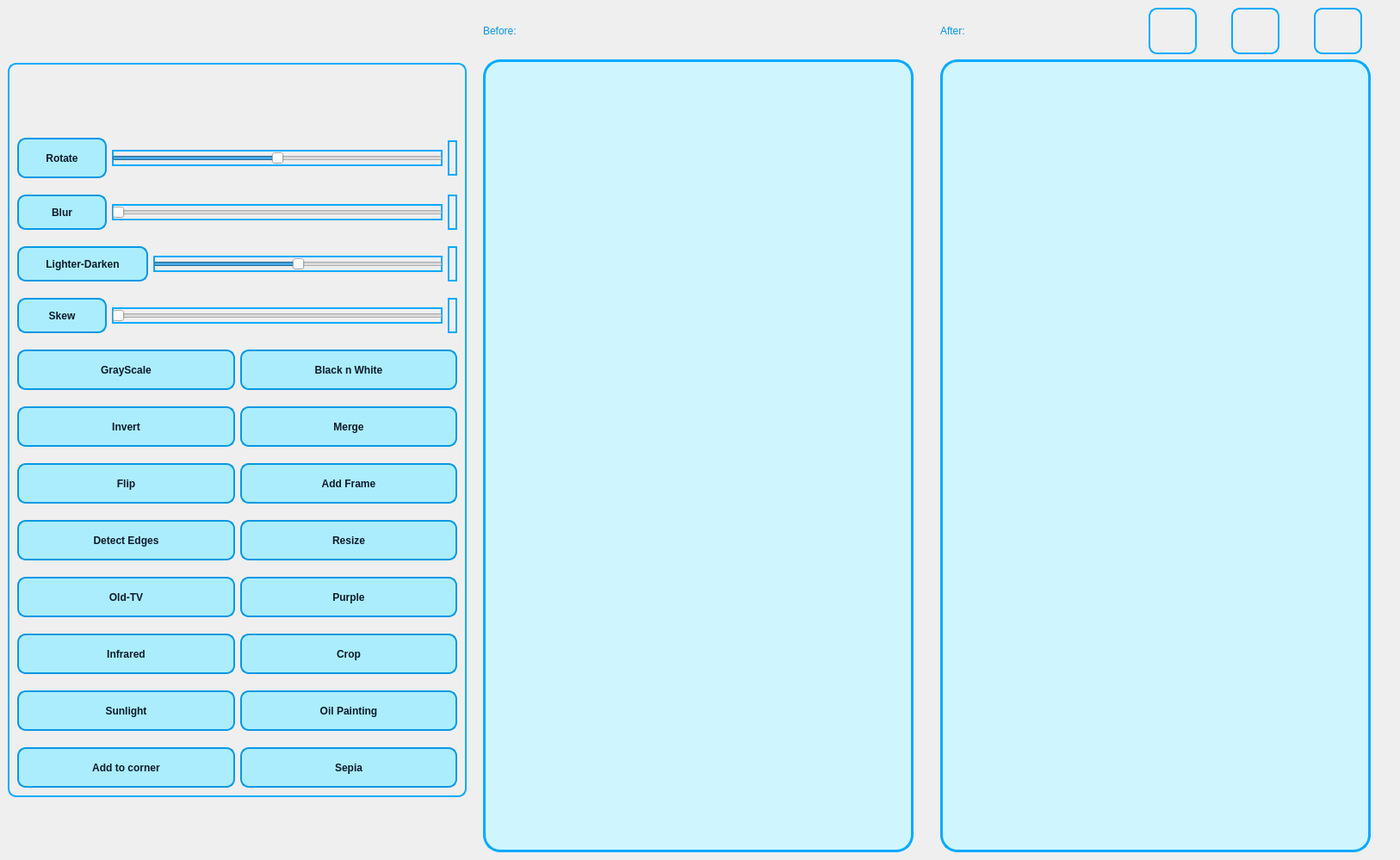
<?xml version="1.0" encoding="UTF-8"?>
<ui version="4.0">
 <class>MainWindow</class>
 <widget class="QMainWindow" name="MainWindow">
  <property name="geometry">
   <rect>
    <x>0</x>
    <y>0</y>
    <width>1626</width>
    <height>999</height>
   </rect>
  </property>
  <property name="windowTitle">
   <string>MainWindow</string>
  </property>
  <property name="styleSheet">
   <string notr="true"/>
  </property>
  <widget class="QWidget" name="centralwidget">
   <property name="styleSheet">
    <string notr="true"/>
   </property>
   <layout class="QGridLayout" name="gridLayout">
    <item row="0" column="17">
     <widget class="QPushButton" name="savebtn">
      <property name="minimumSize">
       <size>
        <width>56</width>
        <height>29</height>
       </size>
      </property>
      <property name="maximumSize">
       <size>
        <width>80</width>
        <height>55</height>
       </size>
      </property>
      <property name="cursor">
       <cursorShape>PointingHandCursor</cursorShape>
      </property>
      <property name="styleSheet">
       <string notr="true">color: rgb(6, 170, 255);
background-color: rgba(235, 101, 44 , 0);
border-radius: 10px;
border: solid;
border-width: 2px;
border-color: rgb(6, 170, 255);</string>
      </property>
      <property name="text">
       <string/>
      </property>
      <property name="iconSize">
       <size>
        <width>86</width>
        <height>28</height>
       </size>
      </property>
     </widget>
    </item>
    <item row="0" column="5">
     <widget class="QLabel" name="label_2">
      <property name="maximumSize">
       <size>
        <width>304</width>
        <height>23</height>
       </size>
      </property>
      <property name="styleSheet">
       <string notr="true">color: rgb(5, 149, 223);
font: 19pt &quot;Segoe Script&quot;;
</string>
      </property>
      <property name="text">
       <string>After:</string>
      </property>
     </widget>
    </item>
    <item row="1" column="1">
     <spacer name="horizontalSpacer_7">
      <property name="orientation">
       <enum>Qt::Horizontal</enum>
      </property>
      <property name="sizeType">
       <enum>QSizePolicy::Fixed</enum>
      </property>
      <property name="sizeHint" stdset="0">
       <size>
        <width>13</width>
        <height>20</height>
       </size>
      </property>
     </spacer>
    </item>
    <item row="0" column="11">
     <spacer name="horizontalSpacer_4">
      <property name="orientation">
       <enum>Qt::Horizontal</enum>
      </property>
      <property name="sizeType">
       <enum>QSizePolicy::Fixed</enum>
      </property>
      <property name="sizeHint" stdset="0">
       <size>
        <width>0</width>
        <height>20</height>
       </size>
      </property>
     </spacer>
    </item>
    <item row="0" column="6">
     <spacer name="horizontalSpacer_2">
      <property name="orientation">
       <enum>Qt::Horizontal</enum>
      </property>
      <property name="sizeType">
       <enum>QSizePolicy::Fixed</enum>
      </property>
      <property name="sizeHint" stdset="0">
       <size>
        <width>142</width>
        <height>20</height>
       </size>
      </property>
     </spacer>
    </item>
    <item row="0" column="14">
     <spacer name="horizontalSpacer_3">
      <property name="orientation">
       <enum>Qt::Horizontal</enum>
      </property>
      <property name="sizeType">
       <enum>QSizePolicy::Fixed</enum>
      </property>
      <property name="sizeHint" stdset="0">
       <size>
        <width>28</width>
        <height>20</height>
       </size>
      </property>
     </spacer>
    </item>
    <item row="1" column="19">
     <spacer name="horizontalSpacer_5">
      <property name="orientation">
       <enum>Qt::Horizontal</enum>
      </property>
      <property name="sizeType">
       <enum>QSizePolicy::Fixed</enum>
      </property>
      <property name="sizeHint" stdset="0">
       <size>
        <width>25</width>
        <height>20</height>
       </size>
      </property>
     </spacer>
    </item>
    <item row="0" column="15">
     <widget class="QPushButton" name="loadimgbtn">
      <property name="minimumSize">
       <size>
        <width>56</width>
        <height>32</height>
       </size>
      </property>
      <property name="maximumSize">
       <size>
        <width>80</width>
        <height>55</height>
       </size>
      </property>
      <property name="cursor">
       <cursorShape>PointingHandCursor</cursorShape>
      </property>
      <property name="styleSheet">
       <string notr="true">color: rgb(6, 170, 255);
background-color: rgba(235, 101, 44 , 0);
border-radius: 10px;
border: solid;
border-width: 2px;
border-color: rgb(6, 170, 255);</string>
      </property>
      <property name="text">
       <string/>
      </property>
      <property name="iconSize">
       <size>
        <width>86</width>
        <height>28</height>
       </size>
      </property>
     </widget>
    </item>
    <item row="0" column="13">
     <widget class="QPushButton" name="resetbtn">
      <property name="minimumSize">
       <size>
        <width>56</width>
        <height>27</height>
       </size>
      </property>
      <property name="maximumSize">
       <size>
        <width>80</width>
        <height>55</height>
       </size>
      </property>
      <property name="cursor">
       <cursorShape>PointingHandCursor</cursorShape>
      </property>
      <property name="styleSheet">
       <string notr="true">color: rgb(6, 170, 255);
background-color: rgba(235, 101, 44 , 0);
border-radius: 10px;
border: solid;
border-width: 2px;
border-color: rgb(6, 170, 255);</string>
      </property>
      <property name="text">
       <string/>
      </property>
      <property name="iconSize">
       <size>
        <width>35</width>
        <height>28</height>
       </size>
      </property>
     </widget>
    </item>
    <item row="0" column="0" rowspan="2">
     <widget class="QGroupBox" name="groupBox">
      <property name="minimumSize">
       <size>
        <width>290</width>
        <height>827</height>
       </size>
      </property>
      <property name="maximumSize">
       <size>
        <width>312</width>
        <height>16777215</height>
       </size>
      </property>
      <property name="styleSheet">
       <string notr="true">color: white;

border-radius: 10px;
border: solid;
border-width: 2px;
border-color: rgb(6, 170, 255);
font: 12pt &quot;Segoe Script&quot;;
font: bold;</string>
      </property>
      <layout class="QVBoxLayout" name="verticalLayout_3">
       <property name="sizeConstraint">
        <enum>QLayout::SetMaximumSize</enum>
       </property>
       <item alignment="Qt::AlignLeft">
        <widget class="QLabel" name="label_8">
         <property name="minimumSize">
          <size>
           <width>207</width>
           <height>41</height>
          </size>
         </property>
         <property name="maximumSize">
          <size>
           <width>207</width>
           <height>41</height>
          </size>
         </property>
         <property name="cursor">
          <cursorShape>ArrowCursor</cursorShape>
         </property>
         <property name="styleSheet">
          <string notr="true">border-style: none;</string>
         </property>
         <property name="text">
          <string/>
         </property>
         <property name="pixmap">
          <pixmap resource="pics.qrc">:/TweakStoreFiles/icons/TweakStore.png</pixmap>
         </property>
         <property name="scaledContents">
          <bool>true</bool>
         </property>
        </widget>
       </item>
       <item>
        <spacer name="verticalSpacer_12">
         <property name="orientation">
          <enum>Qt::Vertical</enum>
         </property>
         <property name="sizeType">
          <enum>QSizePolicy::Fixed</enum>
         </property>
         <property name="sizeHint" stdset="0">
          <size>
           <width>20</width>
           <height>29</height>
          </size>
         </property>
        </spacer>
       </item>
       <item>
        <layout class="QHBoxLayout" name="horizontalLayout_4">
         <item>
          <widget class="QPushButton" name="Rotatebtn">
           <property name="minimumSize">
            <size>
             <width>104</width>
             <height>47</height>
            </size>
           </property>
           <property name="cursor">
            <cursorShape>PointingHandCursor</cursorShape>
           </property>
           <property name="styleSheet">
            <string notr="true">QPushButton {
    color: rgb(13, 27, 42);
    background-color: rgb(171, 237, 253);
    border-radius: 10px;
    border: 2px solid rgb(7, 152, 228);
	transition-duration: background color 1s ;
}

QPushButton:hover{
	color: rgb(6, 170, 255);
	background-color: rgba(235, 101, 44 , 0);
	border-radius: 10px;
	border: solid;
	border-width: 2px;
	border-color: rgb(6, 170, 255);
}</string>
           </property>
           <property name="text">
            <string>Rotate</string>
           </property>
           <property name="iconSize">
            <size>
             <width>25</width>
             <height>32</height>
            </size>
           </property>
          </widget>
         </item>
         <item>
          <widget class="QSlider" name="horizontalSlider">
           <property name="cursor">
            <cursorShape>SizeHorCursor</cursorShape>
           </property>
           <property name="minimum">
            <number>-360</number>
           </property>
           <property name="maximum">
            <number>360</number>
           </property>
           <property name="orientation">
            <enum>Qt::Horizontal</enum>
           </property>
          </widget>
         </item>
         <item>
          <widget class="QLabel" name="label_4">
           <property name="maximumSize">
            <size>
             <width>64</width>
             <height>41</height>
            </size>
           </property>
           <property name="text">
            <string/>
           </property>
          </widget>
         </item>
        </layout>
       </item>
       <item>
        <spacer name="verticalSpacer_7">
         <property name="orientation">
          <enum>Qt::Vertical</enum>
         </property>
         <property name="sizeType">
          <enum>QSizePolicy::Fixed</enum>
         </property>
         <property name="sizeHint" stdset="0">
          <size>
           <width>20</width>
           <height>13</height>
          </size>
         </property>
        </spacer>
       </item>
       <item>
        <layout class="QHBoxLayout" name="horizontalLayout_6">
         <item>
          <widget class="QPushButton" name="blur">
           <property name="minimumSize">
            <size>
             <width>104</width>
             <height>41</height>
            </size>
           </property>
           <property name="cursor">
            <cursorShape>PointingHandCursor</cursorShape>
           </property>
           <property name="styleSheet">
            <string notr="true">QPushButton {
    color: rgb(13, 27, 42);
    background-color: rgb(171, 237, 253);
    border-radius: 10px;
    border: 2px solid rgb(7, 152, 228);
}

QPushButton:hover{
	color: rgb(6, 170, 255);
	background-color: rgba(235, 101, 44 , 0);
	border-radius: 10px;
	border: solid;
	border-width: 2px;
	border-color: rgb(6, 170, 255);
}</string>
           </property>
           <property name="text">
            <string>Blur</string>
           </property>
           <property name="iconSize">
            <size>
             <width>25</width>
             <height>32</height>
            </size>
           </property>
          </widget>
         </item>
         <item>
          <widget class="QSlider" name="horizontalSlider_3">
           <property name="cursor">
            <cursorShape>SizeHorCursor</cursorShape>
           </property>
           <property name="maximum">
            <number>10</number>
           </property>
           <property name="orientation">
            <enum>Qt::Horizontal</enum>
           </property>
          </widget>
         </item>
         <item>
          <widget class="QLabel" name="label_5">
           <property name="maximumSize">
            <size>
             <width>64</width>
             <height>41</height>
            </size>
           </property>
           <property name="text">
            <string/>
           </property>
          </widget>
         </item>
        </layout>
       </item>
       <item>
        <spacer name="verticalSpacer_5">
         <property name="orientation">
          <enum>Qt::Vertical</enum>
         </property>
         <property name="sizeType">
          <enum>QSizePolicy::Fixed</enum>
         </property>
         <property name="sizeHint" stdset="0">
          <size>
           <width>20</width>
           <height>13</height>
          </size>
         </property>
        </spacer>
       </item>
       <item>
        <layout class="QHBoxLayout" name="horizontalLayout_5">
         <item>
          <widget class="QPushButton" name="lightendarken">
           <property name="minimumSize">
            <size>
             <width>152</width>
             <height>41</height>
            </size>
           </property>
           <property name="cursor">
            <cursorShape>PointingHandCursor</cursorShape>
           </property>
           <property name="styleSheet">
            <string notr="true">QPushButton {
    color: rgb(13, 27, 42);
    background-color: rgb(171, 237, 253);
    border-radius: 10px;
    border: 2px solid rgb(7, 152, 228);
}

QPushButton:hover{
	color: rgb(6, 170, 255);
	background-color: rgba(235, 101, 44 , 0);
	border-radius: 10px;
	border: solid;
	border-width: 2px;
	border-color: rgb(6, 170, 255);
}</string>
           </property>
           <property name="text">
            <string>Lighter-Darken</string>
           </property>
          </widget>
         </item>
         <item>
          <widget class="QSlider" name="horizontalSlider_2">
           <property name="cursor">
            <cursorShape>SizeHorCursor</cursorShape>
           </property>
           <property name="minimum">
            <number>-100</number>
           </property>
           <property name="maximum">
            <number>100</number>
           </property>
           <property name="orientation">
            <enum>Qt::Horizontal</enum>
           </property>
          </widget>
         </item>
         <item>
          <widget class="QLabel" name="label_6">
           <property name="maximumSize">
            <size>
             <width>64</width>
             <height>41</height>
            </size>
           </property>
           <property name="cursor">
            <cursorShape>ArrowCursor</cursorShape>
           </property>
           <property name="text">
            <string/>
           </property>
          </widget>
         </item>
        </layout>
       </item>
       <item>
        <spacer name="verticalSpacer_11">
         <property name="orientation">
          <enum>Qt::Vertical</enum>
         </property>
         <property name="sizeType">
          <enum>QSizePolicy::Fixed</enum>
         </property>
         <property name="sizeHint" stdset="0">
          <size>
           <width>20</width>
           <height>13</height>
          </size>
         </property>
        </spacer>
       </item>
       <item>
        <layout class="QHBoxLayout" name="horizontalLayout_7">
         <item>
          <widget class="QPushButton" name="skew">
           <property name="minimumSize">
            <size>
             <width>104</width>
             <height>41</height>
            </size>
           </property>
           <property name="cursor">
            <cursorShape>PointingHandCursor</cursorShape>
           </property>
           <property name="styleSheet">
            <string notr="true">QPushButton {
    color: rgb(13, 27, 42);
    background-color: rgb(171, 237, 253);
    border-radius: 10px;
    border: 2px solid rgb(7, 152, 228);
}

QPushButton:hover{
	color: rgb(6, 170, 255);
	background-color: rgba(235, 101, 44 , 0);
	border-radius: 10px;
	border: solid;
	border-width: 2px;
	border-color: rgb(6, 170, 255);
}</string>
           </property>
           <property name="text">
            <string>Skew</string>
           </property>
          </widget>
         </item>
         <item>
          <widget class="QSlider" name="horizontalSlider_4">
           <property name="cursor">
            <cursorShape>SizeHorCursor</cursorShape>
           </property>
           <property name="minimum">
            <number>0</number>
           </property>
           <property name="maximum">
            <number>90</number>
           </property>
           <property name="orientation">
            <enum>Qt::Horizontal</enum>
           </property>
          </widget>
         </item>
         <item>
          <widget class="QLabel" name="label_7">
           <property name="maximumSize">
            <size>
             <width>64</width>
             <height>41</height>
            </size>
           </property>
           <property name="text">
            <string/>
           </property>
          </widget>
         </item>
        </layout>
       </item>
       <item>
        <spacer name="verticalSpacer_6">
         <property name="orientation">
          <enum>Qt::Vertical</enum>
         </property>
         <property name="sizeType">
          <enum>QSizePolicy::Fixed</enum>
         </property>
         <property name="sizeHint" stdset="0">
          <size>
           <width>20</width>
           <height>13</height>
          </size>
         </property>
        </spacer>
       </item>
       <item>
        <layout class="QHBoxLayout" name="horizontalLayout_10">
         <item>
          <widget class="QPushButton" name="grayscale">
           <property name="minimumSize">
            <size>
             <width>37</width>
             <height>47</height>
            </size>
           </property>
           <property name="cursor">
            <cursorShape>PointingHandCursor</cursorShape>
           </property>
           <property name="styleSheet">
            <string notr="true">QPushButton {
    color: rgb(13, 27, 42);
    background-color: rgb(171, 237, 253);
    border-radius: 10px;
    border: 2px solid rgb(7, 152, 228);
}

QPushButton:hover{
	color: rgb(6, 170, 255);
	background-color: rgba(235, 101, 44 , 0);
	border-radius: 10px;
	border: solid;
	border-width: 2px;
	border-color: rgb(6, 170, 255);
}</string>
           </property>
           <property name="text">
            <string>GrayScale</string>
           </property>
          </widget>
         </item>
         <item>
          <widget class="QPushButton" name="blackwhitebtn">
           <property name="minimumSize">
            <size>
             <width>0</width>
             <height>47</height>
            </size>
           </property>
           <property name="cursor">
            <cursorShape>PointingHandCursor</cursorShape>
           </property>
           <property name="styleSheet">
            <string notr="true">QPushButton {
    color: rgb(13, 27, 42);
    background-color: rgb(171, 237, 253);
    border-radius: 10px;
    border: 2px solid rgb(7, 152, 228);
}

QPushButton:hover{
	color: rgb(6, 170, 255);
	background-color: rgba(235, 101, 44 , 0);
	border-radius: 10px;
	border: solid;
	border-width: 2px;
	border-color: rgb(6, 170, 255);
}</string>
           </property>
           <property name="text">
            <string>Black n White</string>
           </property>
          </widget>
         </item>
        </layout>
       </item>
       <item>
        <spacer name="verticalSpacer">
         <property name="orientation">
          <enum>Qt::Vertical</enum>
         </property>
         <property name="sizeType">
          <enum>QSizePolicy::Fixed</enum>
         </property>
         <property name="sizeHint" stdset="0">
          <size>
           <width>20</width>
           <height>13</height>
          </size>
         </property>
        </spacer>
       </item>
       <item>
        <layout class="QHBoxLayout" name="horizontalLayout_13">
         <item>
          <widget class="QPushButton" name="invertbtn">
           <property name="minimumSize">
            <size>
             <width>0</width>
             <height>47</height>
            </size>
           </property>
           <property name="cursor">
            <cursorShape>PointingHandCursor</cursorShape>
           </property>
           <property name="styleSheet">
            <string notr="true">QPushButton {
    color: rgb(13, 27, 42);
    background-color: rgb(171, 237, 253);
    border-radius: 10px;
    border: 2px solid rgb(7, 152, 228);
}

QPushButton:hover{
	color: rgb(6, 170, 255);
	background-color: rgba(235, 101, 44 , 0);
	border-radius: 10px;
	border: solid;
	border-width: 2px;
	border-color: rgb(6, 170, 255);
}</string>
           </property>
           <property name="text">
            <string>Invert</string>
           </property>
          </widget>
         </item>
         <item>
          <widget class="QPushButton" name="merge">
           <property name="minimumSize">
            <size>
             <width>0</width>
             <height>47</height>
            </size>
           </property>
           <property name="cursor">
            <cursorShape>PointingHandCursor</cursorShape>
           </property>
           <property name="styleSheet">
            <string notr="true">QPushButton {
    color: rgb(13, 27, 42);
    background-color: rgb(171, 237, 253);
    border-radius: 10px;
    border: 2px solid rgb(7, 152, 228);
}

QPushButton:hover{
	color: rgb(6, 170, 255);
	background-color: rgba(235, 101, 44 , 0);
	border-radius: 10px;
	border: solid;
	border-width: 2px;
	border-color: rgb(6, 170, 255);
}</string>
           </property>
           <property name="text">
            <string>Merge</string>
           </property>
          </widget>
         </item>
        </layout>
       </item>
       <item>
        <spacer name="verticalSpacer_2">
         <property name="orientation">
          <enum>Qt::Vertical</enum>
         </property>
         <property name="sizeType">
          <enum>QSizePolicy::Fixed</enum>
         </property>
         <property name="sizeHint" stdset="0">
          <size>
           <width>20</width>
           <height>13</height>
          </size>
         </property>
        </spacer>
       </item>
       <item>
        <layout class="QHBoxLayout" name="horizontalLayout_12">
         <item>
          <widget class="QPushButton" name="Flipbtn">
           <property name="minimumSize">
            <size>
             <width>0</width>
             <height>47</height>
            </size>
           </property>
           <property name="cursor">
            <cursorShape>PointingHandCursor</cursorShape>
           </property>
           <property name="styleSheet">
            <string notr="true">QPushButton {
    color: rgb(13, 27, 42);
    background-color: rgb(171, 237, 253);
    border-radius: 10px;
    border: 2px solid rgb(7, 152, 228);
}

QPushButton:hover{
	color: rgb(6, 170, 255);
	background-color: rgba(235, 101, 44 , 0);
	border-radius: 10px;
	border: solid;
	border-width: 2px;
	border-color: rgb(6, 170, 255);
}</string>
           </property>
           <property name="text">
            <string>Flip</string>
           </property>
          </widget>
         </item>
         <item>
          <widget class="QPushButton" name="addFrame">
           <property name="minimumSize">
            <size>
             <width>0</width>
             <height>47</height>
            </size>
           </property>
           <property name="cursor">
            <cursorShape>PointingHandCursor</cursorShape>
           </property>
           <property name="styleSheet">
            <string notr="true">QPushButton {
    color: rgb(13, 27, 42);
    background-color: rgb(171, 237, 253);
    border-radius: 10px;
    border: 2px solid rgb(7, 152, 228);
}

QPushButton:hover{
	color: rgb(6, 170, 255);
	background-color: rgba(235, 101, 44 , 0);
	border-radius: 10px;
	border: solid;
	border-width: 2px;
	border-color: rgb(6, 170, 255);
}</string>
           </property>
           <property name="text">
            <string>Add Frame</string>
           </property>
          </widget>
         </item>
        </layout>
       </item>
       <item>
        <spacer name="verticalSpacer_3">
         <property name="orientation">
          <enum>Qt::Vertical</enum>
         </property>
         <property name="sizeType">
          <enum>QSizePolicy::Fixed</enum>
         </property>
         <property name="sizeHint" stdset="0">
          <size>
           <width>20</width>
           <height>13</height>
          </size>
         </property>
        </spacer>
       </item>
       <item>
        <layout class="QHBoxLayout" name="horizontalLayout_11">
         <item>
          <widget class="QPushButton" name="Detect">
           <property name="minimumSize">
            <size>
             <width>0</width>
             <height>47</height>
            </size>
           </property>
           <property name="cursor">
            <cursorShape>PointingHandCursor</cursorShape>
           </property>
           <property name="styleSheet">
            <string notr="true">QPushButton {
    color: rgb(13, 27, 42);
    background-color: rgb(171, 237, 253);
    border-radius: 10px;
    border: 2px solid rgb(7, 152, 228);
}

QPushButton:hover{
	color: rgb(6, 170, 255);
	background-color: rgba(235, 101, 44 , 0);
	border-radius: 10px;
	border: solid;
	border-width: 2px;
	border-color: rgb(6, 170, 255);
}</string>
           </property>
           <property name="text">
            <string>Detect Edges</string>
           </property>
          </widget>
         </item>
         <item>
          <widget class="QPushButton" name="resize">
           <property name="minimumSize">
            <size>
             <width>0</width>
             <height>47</height>
            </size>
           </property>
           <property name="cursor">
            <cursorShape>PointingHandCursor</cursorShape>
           </property>
           <property name="styleSheet">
            <string notr="true">QPushButton {
    color: rgb(13, 27, 42);
    background-color: rgb(171, 237, 253);
    border-radius: 10px;
    border: 2px solid rgb(7, 152, 228);
}

QPushButton:hover{
	color: rgb(6, 170, 255);
	background-color: rgba(235, 101, 44 , 0);
	border-radius: 10px;
	border: solid;
	border-width: 2px;
	border-color: rgb(6, 170, 255);
}</string>
           </property>
           <property name="text">
            <string>Resize</string>
           </property>
          </widget>
         </item>
        </layout>
       </item>
       <item>
        <spacer name="verticalSpacer_4">
         <property name="orientation">
          <enum>Qt::Vertical</enum>
         </property>
         <property name="sizeType">
          <enum>QSizePolicy::Fixed</enum>
         </property>
         <property name="sizeHint" stdset="0">
          <size>
           <width>20</width>
           <height>13</height>
          </size>
         </property>
        </spacer>
       </item>
       <item>
        <layout class="QHBoxLayout" name="horizontalLayout_14">
         <item>
          <widget class="QPushButton" name="tv">
           <property name="minimumSize">
            <size>
             <width>0</width>
             <height>47</height>
            </size>
           </property>
           <property name="cursor">
            <cursorShape>PointingHandCursor</cursorShape>
           </property>
           <property name="styleSheet">
            <string notr="true">QPushButton {
    color: rgb(13, 27, 42);
    background-color: rgb(171, 237, 253);
    border-radius: 10px;
    border: 2px solid rgb(7, 152, 228);
}

QPushButton:hover{
	color: rgb(6, 170, 255);
	background-color: rgba(235, 101, 44 , 0);
	border-radius: 10px;
	border: solid;
	border-width: 2px;
	border-color: rgb(6, 170, 255);
}</string>
           </property>
           <property name="text">
            <string>Old-TV</string>
           </property>
          </widget>
         </item>
         <item>
          <widget class="QPushButton" name="purple">
           <property name="minimumSize">
            <size>
             <width>0</width>
             <height>47</height>
            </size>
           </property>
           <property name="cursor">
            <cursorShape>PointingHandCursor</cursorShape>
           </property>
           <property name="styleSheet">
            <string notr="true">QPushButton {
    color: rgb(13, 27, 42);
    background-color: rgb(171, 237, 253);
    border-radius: 10px;
    border: 2px solid rgb(7, 152, 228);
}

QPushButton:hover{
	color: rgb(6, 170, 255);
	background-color: rgba(235, 101, 44 , 0);
	border-radius: 10px;
	border: solid;
	border-width: 2px;
	border-color: rgb(6, 170, 255);
}</string>
           </property>
           <property name="text">
            <string>Purple</string>
           </property>
          </widget>
         </item>
        </layout>
       </item>
       <item>
        <spacer name="verticalSpacer_8">
         <property name="orientation">
          <enum>Qt::Vertical</enum>
         </property>
         <property name="sizeType">
          <enum>QSizePolicy::Fixed</enum>
         </property>
         <property name="sizeHint" stdset="0">
          <size>
           <width>20</width>
           <height>13</height>
          </size>
         </property>
        </spacer>
       </item>
       <item>
        <layout class="QHBoxLayout" name="horizontalLayout_15">
         <item>
          <widget class="QPushButton" name="infrared">
           <property name="minimumSize">
            <size>
             <width>0</width>
             <height>47</height>
            </size>
           </property>
           <property name="cursor">
            <cursorShape>PointingHandCursor</cursorShape>
           </property>
           <property name="styleSheet">
            <string notr="true">QPushButton {
    color: rgb(13, 27, 42);
    background-color: rgb(171, 237, 253);
    border-radius: 10px;
    border: 2px solid rgb(7, 152, 228);
}

QPushButton:hover{
	color: rgb(6, 170, 255);
	background-color: rgba(235, 101, 44 , 0);
	border-radius: 10px;
	border: solid;
	border-width: 2px;
	border-color: rgb(6, 170, 255);
}</string>
           </property>
           <property name="text">
            <string>Infrared</string>
           </property>
          </widget>
         </item>
         <item>
          <widget class="QPushButton" name="crop">
           <property name="minimumSize">
            <size>
             <width>0</width>
             <height>47</height>
            </size>
           </property>
           <property name="cursor">
            <cursorShape>PointingHandCursor</cursorShape>
           </property>
           <property name="styleSheet">
            <string notr="true">QPushButton {
    color: rgb(13, 27, 42);
    background-color: rgb(171, 237, 253);
    border-radius: 10px;
    border: 2px solid rgb(7, 152, 228);
}

QPushButton:hover{
	color: rgb(6, 170, 255);
	background-color: rgba(235, 101, 44 , 0);
	border-radius: 10px;
	border: solid;
	border-width: 2px;
	border-color: rgb(6, 170, 255);
}</string>
           </property>
           <property name="text">
            <string>Crop</string>
           </property>
          </widget>
         </item>
        </layout>
       </item>
       <item>
        <spacer name="verticalSpacer_9">
         <property name="orientation">
          <enum>Qt::Vertical</enum>
         </property>
         <property name="sizeType">
          <enum>QSizePolicy::Fixed</enum>
         </property>
         <property name="sizeHint" stdset="0">
          <size>
           <width>20</width>
           <height>13</height>
          </size>
         </property>
        </spacer>
       </item>
       <item>
        <layout class="QHBoxLayout" name="horizontalLayout_8">
         <item>
          <widget class="QPushButton" name="sunlight">
           <property name="minimumSize">
            <size>
             <width>0</width>
             <height>47</height>
            </size>
           </property>
           <property name="cursor">
            <cursorShape>PointingHandCursor</cursorShape>
           </property>
           <property name="styleSheet">
            <string notr="true">QPushButton {
    color: rgb(13, 27, 42);
    background-color: rgb(171, 237, 253);
    border-radius: 10px;
    border: 2px solid rgb(7, 152, 228);
}

QPushButton:hover{
	color: rgb(6, 170, 255);
	background-color: rgba(235, 101, 44 , 0);
	border-radius: 10px;
	border: solid;
	border-width: 2px;
	border-color: rgb(6, 170, 255);
}</string>
           </property>
           <property name="text">
            <string>Sunlight</string>
           </property>
          </widget>
         </item>
         <item>
          <widget class="QPushButton" name="oil">
           <property name="minimumSize">
            <size>
             <width>0</width>
             <height>47</height>
            </size>
           </property>
           <property name="cursor">
            <cursorShape>PointingHandCursor</cursorShape>
           </property>
           <property name="styleSheet">
            <string notr="true">QPushButton {
    color: rgb(13, 27, 42);
    background-color: rgb(171, 237, 253);
    border-radius: 10px;
    border: 2px solid rgb(7, 152, 228);
}

QPushButton:hover{
	color: rgb(6, 170, 255);
	background-color: rgba(235, 101, 44 , 0);
	border-radius: 10px;
	border: solid;
	border-width: 2px;
	border-color: rgb(6, 170, 255);
}</string>
           </property>
           <property name="text">
            <string>Oil Painting</string>
           </property>
          </widget>
         </item>
        </layout>
       </item>
       <item>
        <spacer name="verticalSpacer_10">
         <property name="orientation">
          <enum>Qt::Vertical</enum>
         </property>
         <property name="sizeType">
          <enum>QSizePolicy::Fixed</enum>
         </property>
         <property name="sizeHint" stdset="0">
          <size>
           <width>20</width>
           <height>13</height>
          </size>
         </property>
        </spacer>
       </item>
       <item>
        <layout class="QHBoxLayout" name="horizontalLayout_3">
         <item>
          <widget class="QPushButton" name="Frame">
           <property name="minimumSize">
            <size>
             <width>0</width>
             <height>47</height>
            </size>
           </property>
           <property name="cursor">
            <cursorShape>PointingHandCursor</cursorShape>
           </property>
           <property name="styleSheet">
            <string notr="true">QPushButton {
    color: rgb(13, 27, 42);
    background-color: rgb(171, 237, 253);
    border-radius: 10px;
    border: 2px solid rgb(7, 152, 228);
}

QPushButton:hover{
	color: rgb(6, 170, 255);
	background-color: rgba(235, 101, 44 , 0);
	border-radius: 10px;
	border: solid;
	border-width: 2px;
	border-color: rgb(6, 170, 255);
}</string>
           </property>
           <property name="text">
            <string>Add to corner</string>
           </property>
          </widget>
         </item>
         <item>
          <widget class="QPushButton" name="sepia">
           <property name="minimumSize">
            <size>
             <width>0</width>
             <height>47</height>
            </size>
           </property>
           <property name="cursor">
            <cursorShape>PointingHandCursor</cursorShape>
           </property>
           <property name="styleSheet">
            <string notr="true">QPushButton {
    color: rgb(13, 27, 42);
    background-color: rgb(171, 237, 253);
    border-radius: 10px;
    border: 2px solid rgb(7, 152, 228);
}

QPushButton:hover{
	color: rgb(6, 170, 255);
	background-color: rgba(235, 101, 44 , 0);
	border-radius: 10px;
	border: solid;
	border-width: 2px;
	border-color: rgb(6, 170, 255);
}</string>
           </property>
           <property name="text">
            <string>Sepia</string>
           </property>
          </widget>
         </item>
        </layout>
       </item>
      </layout>
     </widget>
    </item>
    <item row="0" column="16">
     <spacer name="horizontalSpacer_6">
      <property name="orientation">
       <enum>Qt::Horizontal</enum>
      </property>
      <property name="sizeType">
       <enum>QSizePolicy::Fixed</enum>
      </property>
      <property name="sizeHint" stdset="0">
       <size>
        <width>28</width>
        <height>20</height>
       </size>
      </property>
     </spacer>
    </item>
    <item row="0" column="3">
     <widget class="QLabel" name="label">
      <property name="maximumSize">
       <size>
        <width>304</width>
        <height>23</height>
       </size>
      </property>
      <property name="styleSheet">
       <string notr="true">color: rgb(5, 149, 223);
font: 19pt &quot;Segoe Script&quot;;
</string>
      </property>
      <property name="text">
       <string>Before:</string>
      </property>
     </widget>
    </item>
    <item row="0" column="4">
     <widget class="QLabel" name="label_3">
      <property name="minimumSize">
       <size>
        <width>0</width>
        <height>54</height>
       </size>
      </property>
      <property name="maximumSize">
       <size>
        <width>12</width>
        <height>16777215</height>
       </size>
      </property>
      <property name="text">
       <string/>
      </property>
     </widget>
    </item>
    <item row="1" column="3">
     <widget class="QFrame" name="frame">
      <property name="minimumSize">
       <size>
        <width>500</width>
        <height>904</height>
       </size>
      </property>
      <property name="maximumSize">
       <size>
        <width>516</width>
        <height>16777208</height>
       </size>
      </property>
      <property name="autoFillBackground">
       <bool>false</bool>
      </property>
      <property name="styleSheet">
       <string notr="true">border-style: solid;
border-color:rgb(6, 170, 255);
border-width: 3px;
border-radius: 20px;
background-color:rgb(207, 246, 255);</string>
      </property>
      <layout class="QHBoxLayout" name="horizontalLayout_2">
       <property name="leftMargin">
        <number>0</number>
       </property>
       <property name="topMargin">
        <number>0</number>
       </property>
       <property name="rightMargin">
        <number>0</number>
       </property>
       <property name="bottomMargin">
        <number>0</number>
       </property>
       <item>
        <widget class="QLabel" name="imageDisplay">
         <property name="minimumSize">
          <size>
           <width>0</width>
           <height>0</height>
          </size>
         </property>
         <property name="maximumSize">
          <size>
           <width>562</width>
           <height>788</height>
          </size>
         </property>
         <property name="styleSheet">
          <string notr="true">border: none;
border-width: 0 px;</string>
         </property>
         <property name="frameShape">
          <enum>QFrame::NoFrame</enum>
         </property>
         <property name="frameShadow">
          <enum>QFrame::Plain</enum>
         </property>
         <property name="lineWidth">
          <number>0</number>
         </property>
         <property name="midLineWidth">
          <number>0</number>
         </property>
         <property name="text">
          <string/>
         </property>
         <property name="scaledContents">
          <bool>false</bool>
         </property>
        </widget>
       </item>
      </layout>
     </widget>
    </item>
    <item row="1" column="4">
     <spacer name="horizontalSpacer">
      <property name="orientation">
       <enum>Qt::Horizontal</enum>
      </property>
      <property name="sizeType">
       <enum>QSizePolicy::Fixed</enum>
      </property>
      <property name="sizeHint" stdset="0">
       <size>
        <width>19</width>
        <height>20</height>
       </size>
      </property>
     </spacer>
    </item>
    <item row="1" column="5" colspan="14">
     <widget class="QFrame" name="frame_2">
      <property name="minimumSize">
       <size>
        <width>500</width>
        <height>904</height>
       </size>
      </property>
      <property name="maximumSize">
       <size>
        <width>516</width>
        <height>16777208</height>
       </size>
      </property>
      <property name="autoFillBackground">
       <bool>false</bool>
      </property>
      <property name="styleSheet">
       <string notr="true">border-style: solid;
border-color:rgb(6, 170, 255);
border-width: 3px;
border-radius: 20px;
background-color:rgb(207, 246, 255);</string>
      </property>
      <layout class="QHBoxLayout" name="horizontalLayout_9">
       <property name="leftMargin">
        <number>0</number>
       </property>
       <property name="topMargin">
        <number>0</number>
       </property>
       <property name="rightMargin">
        <number>0</number>
       </property>
       <property name="bottomMargin">
        <number>0</number>
       </property>
       <item>
        <widget class="QLabel" name="imageDisplay_2">
         <property name="minimumSize">
          <size>
           <width>0</width>
           <height>0</height>
          </size>
         </property>
         <property name="maximumSize">
          <size>
           <width>562</width>
           <height>788</height>
          </size>
         </property>
         <property name="styleSheet">
          <string notr="true">border: none;
border-width: 0 px;</string>
         </property>
         <property name="frameShape">
          <enum>QFrame::NoFrame</enum>
         </property>
         <property name="frameShadow">
          <enum>QFrame::Plain</enum>
         </property>
         <property name="lineWidth">
          <number>0</number>
         </property>
         <property name="midLineWidth">
          <number>0</number>
         </property>
         <property name="text">
          <string/>
         </property>
         <property name="scaledContents">
          <bool>false</bool>
         </property>
        </widget>
       </item>
      </layout>
     </widget>
    </item>
   </layout>
  </widget>
 </widget>
 <resources>
  <include location="pics.qrc"/>
 </resources>
 <connections>
  <connection>
   <sender>resize</sender>
   <signal>clicked()</signal>
   <receiver>resetbtn</receiver>
   <slot>click()</slot>
   <hints>
    <hint type="sourcelabel">
     <x>308</x>
     <y>637</y>
    </hint>
    <hint type="destinationlabel">
     <x>1403</x>
     <y>55</y>
    </hint>
   </hints>
  </connection>
  <connection>
   <sender>addFrame</sender>
   <signal>clicked()</signal>
   <receiver>resetbtn</receiver>
   <slot>click()</slot>
   <hints>
    <hint type="sourcelabel">
     <x>241</x>
     <y>548</y>
    </hint>
    <hint type="destinationlabel">
     <x>1368</x>
     <y>59</y>
    </hint>
   </hints>
  </connection>
 </connections>
</ui>
